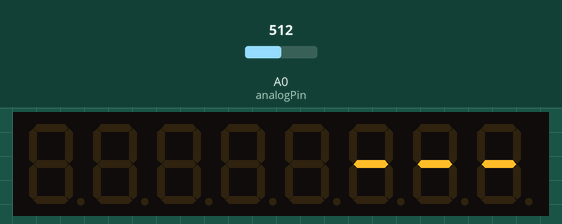
Recording of a sketch running on a simulated Arduino Uno, built with avr-gcc and run on an emulated ATmega328P. Shown: 8-digit seven-segment display. Inputs (shaded band) come from the test bench; at power-on: A0 (analogPin) = 512.

Above: at 1.2 s.
1.3 s: A0 (analogPin) set to 716
2.8 s: A0 (analogPin) set to 900
4.3 s: A0 (analogPin) set to 1023
Timing chart, 0 to 7.3 s (numbered marks = the images above; inputs shaded):
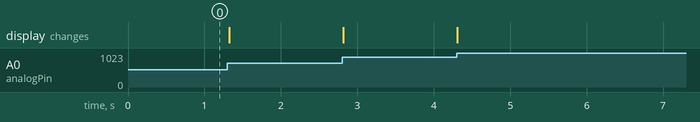

The sketch:

test_analog_input.ino
```cpp
#include "LedControl.h"

LedControl lc= LedControl(16,17,14,1);

unsigned long delaytime=250;
int analogPin = A0;
int analogInput = 0;

void setup() {
  lc.shutdown(0,false);
  lc.setIntensity(0,8);
  lc.clearDisplay(0);
}

char chr(int n) {
  return (char) n + '0';
}

void loop() {
  analogInput = analogRead(analogPin);
  lc.setChar(0, 0, '-', false);
  lc.setChar(0, 1, '-', false);
  lc.setChar(0, 2, '-', false);
  lc.setIntensity(0,analogInput/70);
  delay(20);
}
```
